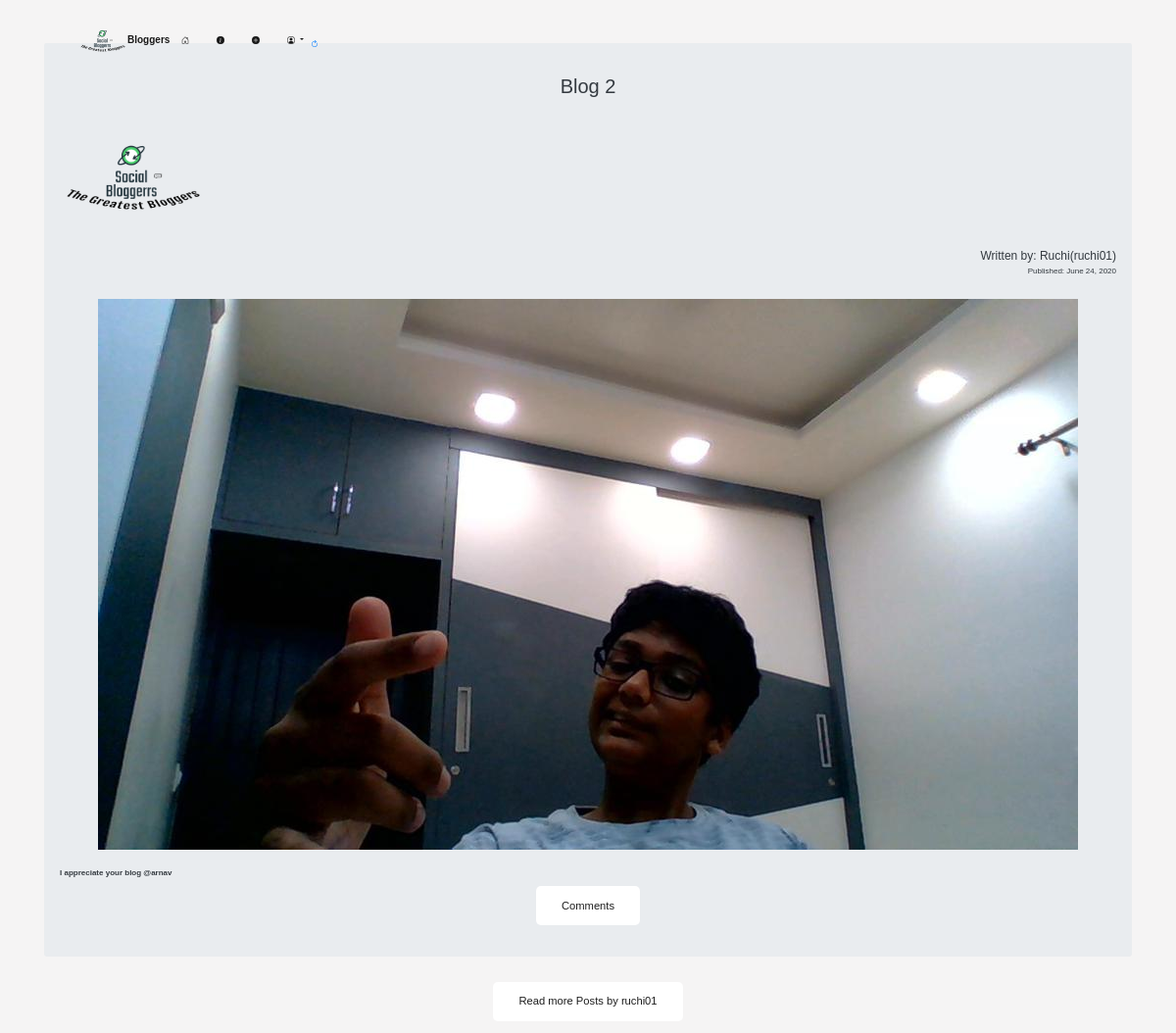
The page /2 (signed in) on the database its author committed.
### blogs/models.py (models this page shows, shortened)
class BlogPost(db.Model):
    __tablename__ = 'blogs'
    users = db.relationship(User)
    reply = db.relationship('Reply' , backref = 'blog_reply' , lazy = 'dynamic')
    blog_image = db.Column(db.String(64), nullable = False, default = 'None.png')
    id = db.Column(db.Integer,primary_key=True)
    user_id = db.Column(db.Integer,db.ForeignKey('users.id'),nullable=False)
    date = db.Column(db.DateTime,nullable = False,default=datetime.now)
    title = db.Column(db.String(140),nullable=False)
    text = db.Column(db.Text,nullable = False)

class User(db.Model,UserMixin):
    __tablename__ = 'users'
    id = db.Column(db.Integer,primary_key = True)
    fname = db.Column(db.String(64))
    profile_image = db.Column(db.String(64), nullable = False, default = 'Site_icon.png')
    email = db.Column(db.String(64),unique = True,index = True)
    username = db.Column(db.String(64),unique = True,index = True)
    password_hash = db.Column(db.String(128))
    reply = db.relationship('Reply' , backref = 'user_reply', lazy = 'dynamic')
    posts = db.relationship('BlogPost', backref = 'author' ,lazy = True)

### blogs/users/views.py (the view)
@users.route("/<username>")
def user_posts(username):
    maxi = 0
    mylist = []
    page = request.args.get('page', 1, type=int)
    user = User.query.filter_by(username=username).first_or_404()
    blog_posts = BlogPost.query.filter_by(author=user).order_by(BlogPost.date.desc()).paginate(page=page,per_page = 5)
    for page_num in blog_posts.iter_pages(left_edge=1, right_edge = 1, left_current=1, right_current=2):
        mylist.append(page_num)
    maxi = max(mylist)
    return render_template('user_blog_post.htm', blog_posts = blog_posts, user = user,maxi = maxi)

### blogs/blogpost/views.py (called while the page is built)
@blogpost.route('/<int:blog_post_id>')
@login_required
def blog_post(blog_post_id):
    blog_post = BlogPost.query.get_or_404(blog_post_id)
    blog_image = url_for('static', filename= blog_post.blog_image)
    return render_template('blog_post.htm', title = blog_post.title,
                            date = blog_post.date, post = blog_post, text = blog_post.text, blog_image = blog_image)

### blogs/models.py (called while the page is built)
@login_manager.user_loader
def load_user(user_id):
    return User.query.get(user_id)

### blogs/templates/blog_post.htm (shortened to what this page needs)
{%extends "base.htm"%}
{%block content%}
  <div class="container">
    <div class="container jumbotron">
      <h1 align = 'center'>{{title}}</h1>
      <a href="{{url_for('static', filename= post.author.profile_image)}}"><img src="{{url_for('static', filename= post.author.profile_image)}}"  width = "150"></a>
      <h4 align ="right">Written by: {{post.author.fname}}({{post.author.username}})</h4>
      <h6 align = "right">Published: {{post.date.strftime('%B %d, %Y')}}</h6><br><br>
      <div align = "center">
        <a href="{{url_for('static', filename= post.blog_image)}}"><img src="{{url_for('static', filename= post.blog_image)}}" alt = "" align = "center"></a><br><br><br>
      </div>
      <p>{{post.text}}</p>
      <div align = "center">
          <a class = "btn btn-primary text-center" href="{{url_for('blogpost.make_reply', blog_post_id = post.id)}}">Comments</a>
      </div>
    </div>
    </div>
    <div class="container" align = "center">
      <br><a href="{{url_for('users.user_posts' , username = post.author.username)}}" class="btn btn-primary">Read more Posts by {{post.author.username}}</a>
    </div>
{%endblock%}

### blogs/static/styles.css (style rules this page uses)
html { font-size: 62.5% !important; box-sizing: border-box; scroll-behavior: smooth !important; }
@media only screen and (max-width: 75em) { html { font-size: 50% !important; } }
:root { --color-primary: #ff7091; --color-primary-light: #fe9fb5; --color-secondary: #ffae70; --color-secondary-light: #ffbb87; --color-black: #1d1d1d; --color-white: #fff; --color-grey-light: #f5f4f4; }
*, *::before, *::after { margin: 0; padding: 0; box-sizing: inherit; font-family: "Poppins", sans-serif; line-height: 1.2; }
body { background-color: var(--color-grey-light); color: var(--color-black); transition: all .3s ease-in-out; min-height: 100vh; overflow-x: hidden; }
.btn-primary { display: inline-block; text-decoration: none; font-size: 1.4rem; background-color: var(--color-white); border: 2px transparent solid; color: var(--color-black); padding: 1.2rem 3rem; border-radius: 5px; font-weight: 500; transform: translateY(0); transition: all .2s ease-in-out; }

### rows shown on the page
BlogPost: title "Blog 2", date "June 24, 2020", blog_image (picture), text "I appreciate your blog @arnav"
User: profile_image (picture), author.fname "Ruchi", author.username "ruchi01"
